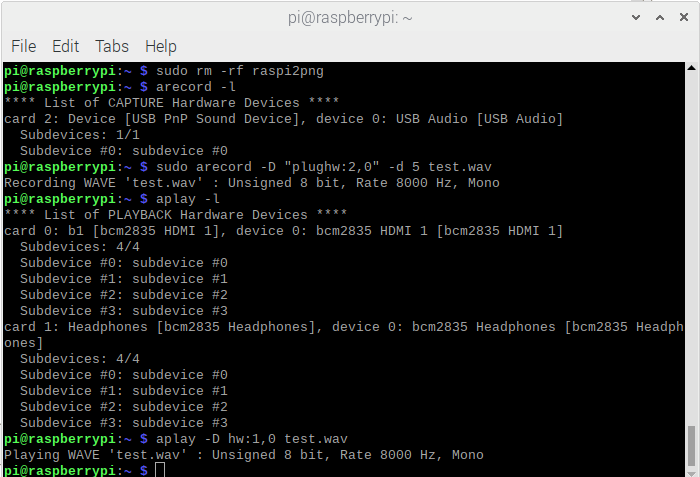
#> input picture Lab 8/ex8_1.png, 700 x 477 px, given in place of the camera
$ python color_recog.py
#> lines starting #> are read from the running program, lines starting #| are printed output that depends on the picture; after the words box and inside, x2 and y2 are one past the last pixel; in counts of white or black regions, pixels touching at a corner belong together
import numpy as np
import cv2
cam = cv2.VideoCapture(0)  # 初始化摄像头

# create trackbars for color change


def nothing(sth):
    pass
cv2.namedWindow('Control Panel')
cv2.createTrackbar('H:min', 'Control Panel', 0, 180, nothing)
#> slider 'H:min' is set to 36
cv2.createTrackbar('H:max', 'Control Panel', 180, 180, nothing)
cv2.createTrackbar('S:min', 'Control Panel', 0, 255, nothing)
#> slider 'S:min' is set to 51
cv2.createTrackbar('S:max', 'Control Panel', 255, 255, nothing)
cv2.createTrackbar('V:min', 'Control Panel', 0, 255, nothing)
#> slider 'V:min' is set to 51
cv2.createTrackbar('V:max', 'Control Panel', 255, 255, nothing)

while (True):
    ret, frame = cam.read()  # 读取摄像头数据
#> frame is the input picture: shape (477, 700, 3); mean B, G, R 43.1, 44.1, 42.9
    hsv = cv2.cvtColor(frame, cv2.COLOR_BGR2HSV)  # 转换颜色空间
#> hsv: shape (477, 700, 3); mean H, S, V 10.9, 21.5, 47
    # 通过颜色设计模板
    hl = cv2.getTrackbarPos('H:min', 'Control Panel')
    hh = cv2.getTrackbarPos('H:max', 'Control Panel')
    sl = cv2.getTrackbarPos('S:min', 'Control Panel')
    sh = cv2.getTrackbarPos('S:max', 'Control Panel')
    vl = cv2.getTrackbarPos('V:min', 'Control Panel')
    vh = cv2.getTrackbarPos('V:max', 'Control Panel')
    image_mask = cv2.inRange(hsv, np.array(
        [hl, sl, vl]), np.array([hh, sh, vh]))
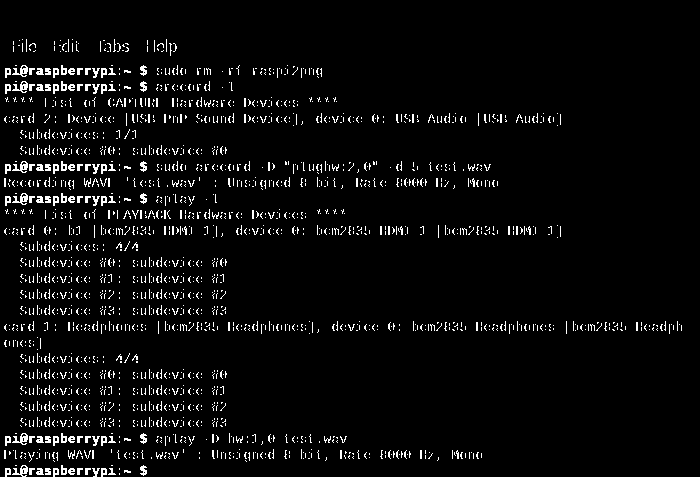
#> image_mask: shape (477, 700); 4.3% white in thin lines or dots, all inside (x1, y1, x2, y2) = (4, 39, 682, 477)
    # 计算输出图像
    output = cv2.bitwise_and(frame, frame, mask=image_mask)
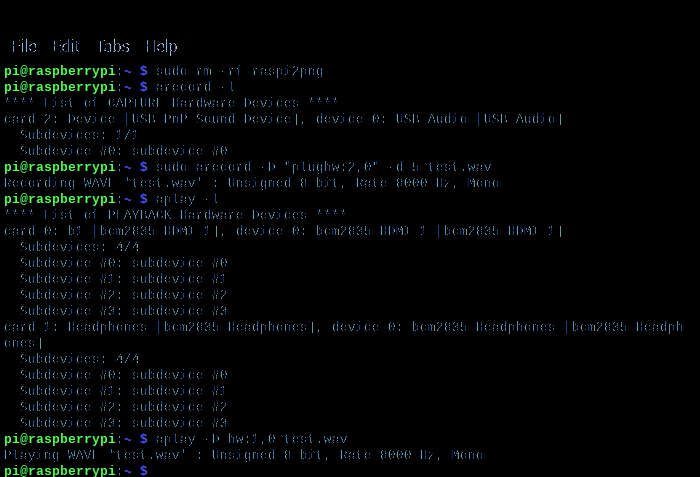
#> output: shape (477, 700, 3); mean B, G, R 4.8, 4.9, 2.5
    cv2.imshow('Original', frame)  # 显示原始图像
    cv2.imshow('Output', output)  # 显示输出图像
    if cv2.waitKey(1) == ord("q"):  # 等待按键
#> (key q is pressed here)
        break
cam.release()
cv2.destroyAllWindows()

$ run again, on Lab 8/ex8_2.png
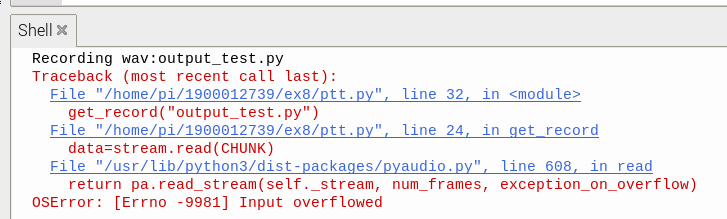
#> input picture Lab 8/ex8_2.png, 727 x 219 px, given in place of the camera
#> frame is the input picture: shape (219, 727, 3); mean B, G, R 239.9, 235.9, 239.6
#> hsv: shape (219, 727, 3); mean H, S, V 6.5, 12.7, 245.2
#> `image_mask = cv2.inRange(hsv, np.array( [hl, sl, vl]), np.array([hh, s..`:
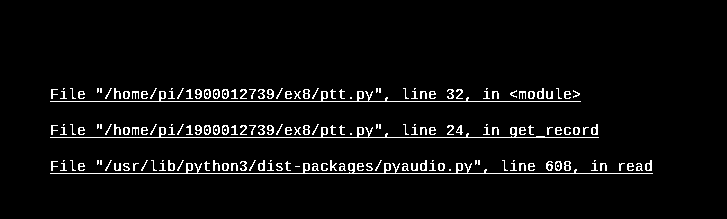
#> image_mask: shape (219, 727); 4.2% white in thin lines or dots, all inside (x1, y1, x2, y2) = (50, 88, 653, 174)
#> `output = cv2.bitwise_and(frame, frame, mask=image_mask)`:
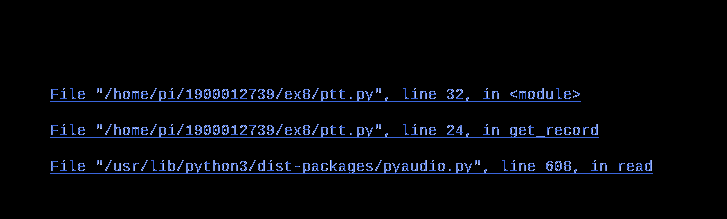
#> output: shape (219, 727, 3); mean B, G, R 9.5, 5.6, 4.1
